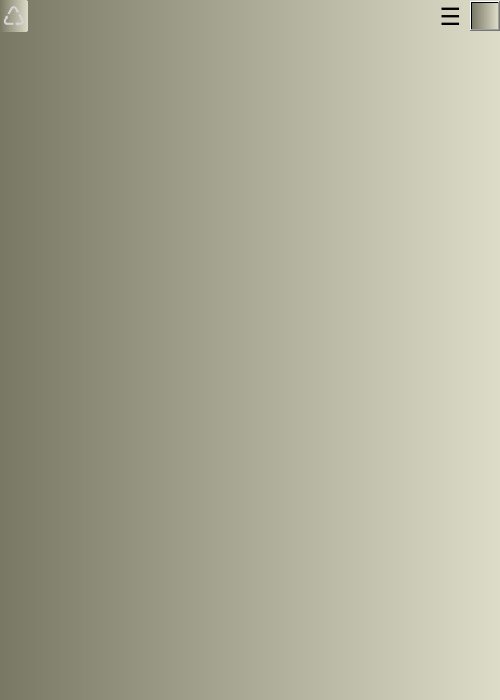
<?xml version="1.0" encoding="UTF-8"?>
<ui version="4.0">
 <class>MainWindow</class>
 <widget class="QMainWindow" name="MainWindow">
  <property name="geometry">
   <rect>
    <x>0</x>
    <y>0</y>
    <width>500</width>
    <height>700</height>
   </rect>
  </property>
  <property name="windowTitle">
   <string>MEGA</string>
  </property>
  <property name="styleSheet">
   <string notr="true"/>
  </property>
  <property name="locale">
   <locale language="English" country="UnitedStates"/>
  </property>
  <widget class="QWidget" name="centralWidget">
   <property name="autoFillBackground">
    <bool>false</bool>
   </property>
   <property name="styleSheet">
    <string notr="true"/>
   </property>
   <layout class="QVBoxLayout" name="verticalLayout" stretch="0,1">
    <property name="spacing">
     <number>0</number>
    </property>
    <property name="leftMargin">
     <number>0</number>
    </property>
    <property name="topMargin">
     <number>0</number>
    </property>
    <property name="rightMargin">
     <number>0</number>
    </property>
    <property name="bottomMargin">
     <number>0</number>
    </property>
    <item>
     <widget class="QWidget" name="horizontalWidget" native="true">
      <property name="minimumSize">
       <size>
        <width>0</width>
        <height>32</height>
       </size>
      </property>
      <property name="autoFillBackground">
       <bool>false</bool>
      </property>
      <property name="styleSheet">
       <string notr="true">background-color:qlineargradient(spread:pad, x1:0, y1:0, x2:1, y2:0, stop:0 rgba(120,120,100,255), stop:1 rgba(220,220,200,255));
</string>
      </property>
      <layout class="QHBoxLayout" name="horizontalLayout_6" stretch="0,0,0,0">
       <property name="spacing">
        <number>0</number>
       </property>
       <property name="leftMargin">
        <number>0</number>
       </property>
       <property name="topMargin">
        <number>0</number>
       </property>
       <property name="rightMargin">
        <number>0</number>
       </property>
       <property name="bottomMargin">
        <number>0</number>
       </property>
       <item>
        <widget class="QToolButton" name="bOnlineStatus">
         <property name="sizePolicy">
          <sizepolicy hsizetype="MinimumExpanding" vsizetype="Expanding">
           <horstretch>0</horstretch>
           <verstretch>0</verstretch>
          </sizepolicy>
         </property>
         <property name="minimumSize">
          <size>
           <width>28</width>
           <height>32</height>
          </size>
         </property>
         <property name="maximumSize">
          <size>
           <width>26</width>
           <height>32</height>
          </size>
         </property>
         <property name="font">
          <font>
           <pointsize>20</pointsize>
           <weight>50</weight>
           <bold>false</bold>
          </font>
         </property>
         <property name="mouseTracking">
          <bool>false</bool>
         </property>
         <property name="autoFillBackground">
          <bool>false</bool>
         </property>
         <property name="styleSheet">
          <string notr="true">    color: lightgray;
    border: 0px;
    border-radius: 2px;
    background-color: qlineargradient(spread:pad, x1:0, y1:0, x2:0, y2:1,
        stop:0 rgba(120,120,100,255),
        stop:1 rgba(140,140,120,255));
</string>
         </property>
         <property name="text">
          <string>♺</string>
         </property>
        </widget>
       </item>
       <item>
        <widget class="QLabel" name="mOnlineStatusDisplay">
         <property name="sizePolicy">
          <sizepolicy hsizetype="Preferred" vsizetype="Expanding">
           <horstretch>0</horstretch>
           <verstretch>0</verstretch>
          </sizepolicy>
         </property>
         <property name="minimumSize">
          <size>
           <width>0</width>
           <height>24</height>
          </size>
         </property>
         <property name="font">
          <font>
           <pointsize>14</pointsize>
          </font>
         </property>
         <property name="autoFillBackground">
          <bool>false</bool>
         </property>
         <property name="styleSheet">
          <string notr="true">color: white;
background-color:rgba(0,0,0,0);
border: 0px;
</string>
         </property>
         <property name="text">
          <string/>
         </property>
        </widget>
       </item>
       <item>
        <widget class="QToolButton" name="bSettings">
         <property name="sizePolicy">
          <sizepolicy hsizetype="Fixed" vsizetype="Expanding">
           <horstretch>0</horstretch>
           <verstretch>0</verstretch>
          </sizepolicy>
         </property>
         <property name="minimumSize">
          <size>
           <width>0</width>
           <height>10</height>
          </size>
         </property>
         <property name="maximumSize">
          <size>
           <width>16777215</width>
           <height>16777215</height>
          </size>
         </property>
         <property name="font">
          <font>
           <pointsize>18</pointsize>
          </font>
         </property>
         <property name="autoFillBackground">
          <bool>false</bool>
         </property>
         <property name="styleSheet">
          <string notr="true">QToolButton
{
  background-color:rgba(0,0,0,0);
  border: 0px;
  color: black;
}
QToolButton:hover
{
  color: white;
}</string>
         </property>
         <property name="text">
          <string>☰</string>
         </property>
         <property name="iconSize">
          <size>
           <width>10</width>
           <height>10</height>
          </size>
         </property>
         <property name="arrowType">
          <enum>Qt::NoArrow</enum>
         </property>
        </widget>
       </item>
       <item>
        <widget class="QToolButton" name="mLogout">
         <property name="enabled">
          <bool>true</bool>
         </property>
         <property name="minimumSize">
          <size>
           <width>30</width>
           <height>30</height>
          </size>
         </property>
         <property name="styleSheet">
          <string notr="true">QToolButton
					{
					border-image: url(':/logout.svg')
					}
					</string>
         </property>
         <property name="text">
          <string/>
         </property>
        </widget>
       </item>
      </layout>
     </widget>
    </item>
    <item>
     <widget class="QListWidget" name="contactList">
      <property name="sizePolicy">
       <sizepolicy hsizetype="MinimumExpanding" vsizetype="Expanding">
        <horstretch>0</horstretch>
        <verstretch>0</verstretch>
       </sizepolicy>
      </property>
      <property name="minimumSize">
       <size>
        <width>40</width>
        <height>0</height>
       </size>
      </property>
      <property name="font">
       <font>
        <strikeout>false</strikeout>
       </font>
      </property>
      <property name="autoFillBackground">
       <bool>true</bool>
      </property>
      <property name="styleSheet">
       <string notr="true">QListWidget
{
background-color:qlineargradient(spread:pad, x1:0, y1:0, x2:1, y2:0, stop:0 rgba(120,120,100,255), stop:1 rgba(220,220,200,255));
border-radius: 10px;
}
</string>
      </property>
      <property name="frameShape">
       <enum>QFrame::NoFrame</enum>
      </property>
      <property name="sizeAdjustPolicy">
       <enum>QAbstractScrollArea::AdjustToContents</enum>
      </property>
      <property name="dragEnabled">
       <bool>true</bool>
      </property>
      <property name="dragDropMode">
       <enum>QAbstractItemView::NoDragDrop</enum>
      </property>
      <property name="selectionMode">
       <enum>QAbstractItemView::SingleSelection</enum>
      </property>
      <property name="verticalScrollMode">
       <enum>QAbstractItemView::ScrollPerPixel</enum>
      </property>
      <property name="movement">
       <enum>QListView::Static</enum>
      </property>
      <property name="resizeMode">
       <enum>QListView::Adjust</enum>
      </property>
      <property name="layoutMode">
       <enum>QListView::Batched</enum>
      </property>
      <property name="uniformItemSizes">
       <bool>true</bool>
      </property>
     </widget>
    </item>
   </layout>
  </widget>
 </widget>
 <layoutdefault spacing="6" margin="11"/>
 <resources/>
 <connections/>
 <slots>
  <slot>onAudioInSelected()</slot>
  <slot>onVideoInSelected()</slot>
 </slots>
</ui>
